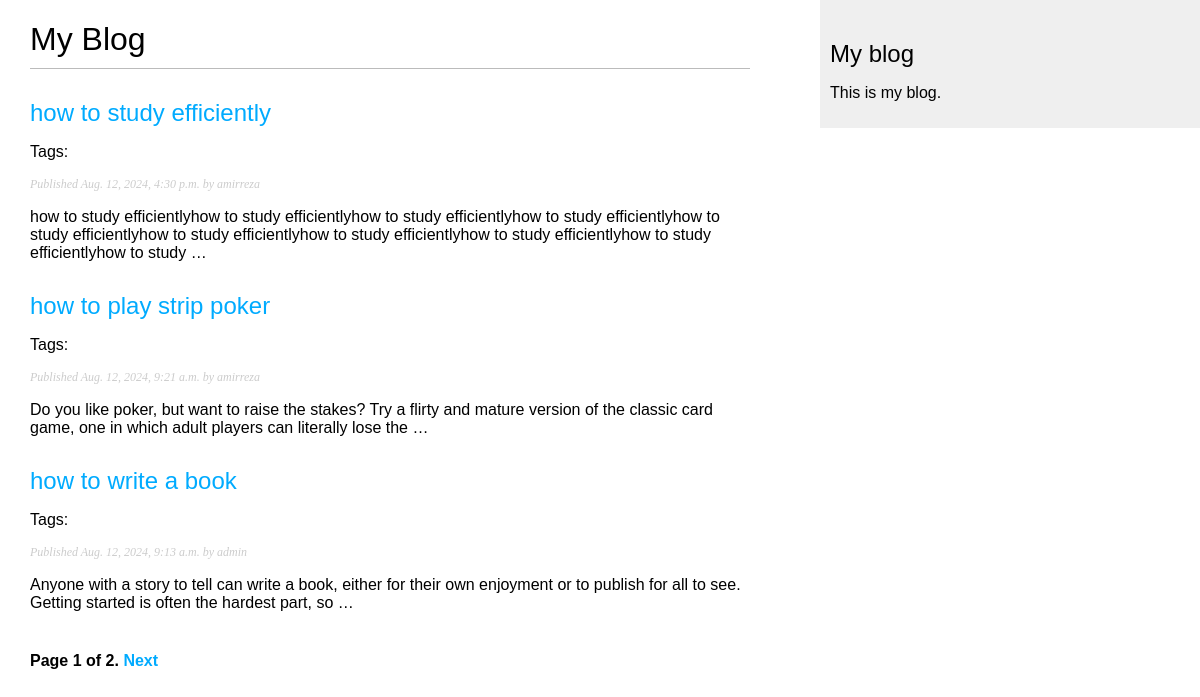
Screenshot of /blog/ with the database file from the repository.
### blog/models.py (models this page shows, shortened)
class Post(models.Model):
    class Status(models.TextChoices):
        DRAFT = 'DF', 'Draft'
        PUBLISHED = 'PB', 'Published'
    title = models.CharField(max_length=255)
    slug = models.SlugField(max_length=255, unique_for_date='publish')
    body = models.TextField()
    publish = models.DateTimeField(default=timezone.now)
    created = models.DateTimeField(auto_now_add=True)
    updated = models.DateTimeField(auto_now=True)
    status = models.CharField(max_length=2, choices=Status, default=Status.DRAFT)
    author = models.ForeignKey(settings.AUTH_USER_MODEL, on_delete=models.CASCADE, related_name='blog_posts')
    objects = models.Manager()  # The default manager.
    published = PublishedManager()  # Our custome manager.
    tags = TaggableManager()
    class Meta:
        ordering = ['-publish']
        indexes = [
            models.Index(fields=['-publish']),
        ]
    def get_absolute_url(self):
        return reverse("blog:post_detail", args=[self.publish.year, self.publish.month, self.publish.day, self.slug])

### blog/views.py (the view)
# urls.py: path('', views.PostListView.as_view(), name='post_list'),
class PostListView(ListView):
    queryset = Post.published.all()
    context_object_name = 'posts'
    paginate_by = 3
    template_name = 'blog/post/list.html'

### blog/templates/blog/post/list.html (shortened to what this page needs)
{% extends "blog/base.html" %}
{% block content %}
        <h1>My Blog</h1>
        {% for post in posts %}
            <h2>
                <a href="{{ post.get_absolute_url }}">
                    {{ post.title }}
                </a>
            </h2>
            <p class="tags">Tags: {{ post.tags.all|join:", " }}</p>
            <p class="date">
                Published {{ post.publish }} by {{ post.author }}
            </p>
            {{ post.body|truncatewords:30|linebreaks }}
        {% endfor %}
    {% include "pagination.html" with page=page_obj %}
{% endblock %}

### blog/static/css/blog.css (style rules this page uses)
body { margin:0; padding:0; font-family:helvetica, sans-serif; }
a { color:#00abff; text-decoration:none; }
h1 { font-weight:normal; border-bottom:1px solid #bbb; padding:0 0 10px 0; }
h2 { font-weight:normal; margin:30px 0 0; }
p.date { color:#ccc; font-family: georgia, serif; font-size: 12px; font-style: italic; }

### rows the page displays
Post: title "how to study efficiently", publish "Aug. 12, 2024, 4:30 p.m.", author "amirreza", body "how to study efficientlyhow to study efficientlyhow to study efficientlyhow to study efficientlyhow to study efficientlyhow to study efficientlyhow to study efficientlyhow to study efficientlyhow to study efficientlyhow to study …"
Post: title "how to play strip poker", publish "Aug. 12, 2024, 9:21 a.m.", author "amirreza", body "Do you like poker, but want to raise the stakes? Try a flirty and mature version of the classic card game, one in which adult players can literally lose the …"
Post: title "how to write a book", publish "Aug. 12, 2024, 9:13 a.m.", author "admin", body "Anyone with a story to tell can write a book, either for their own enjoyment or to publish for all to see. Getting started is often the hardest part, so …"

### other values shown
{{ page.number }} "1"
{{ page.paginator.num_pages }} "2"
